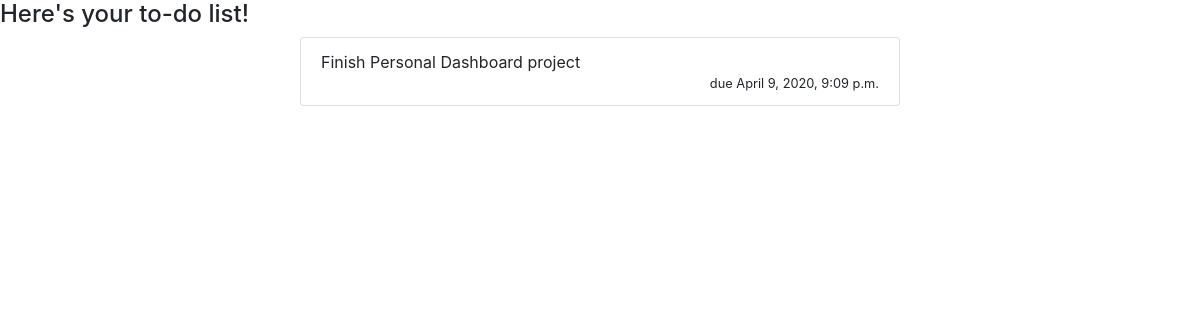
Before: / with the older database file.
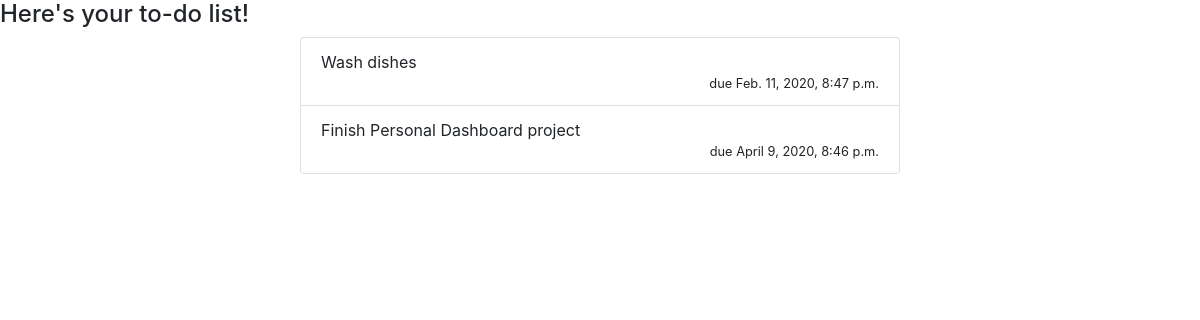
After: the same page with the newer database file.
### todo/models.py (models this page shows, shortened)
class ToDoItem(models.Model):
    title = models.CharField(max_length=100)
    description = models.CharField(max_length=600, blank=True, default="")
    duedate = models.DateTimeField()
    location = models.CharField(max_length=50, blank=True)
    completed = models.BooleanField(default=False)

### todo/views.py (the view)
# urls.py: path('', views.ToDoListView.as_view(), name='todo_list'),
class ToDoListView(generic.ListView):
    template_name = 'todo/todo_list.html'
    context_object_name = 'todo_list'
    def get_queryset(self):
        return ToDoItem.objects.order_by('duedate')

### todo/templates/todo/todo_list.html (shortened to what this page needs)
<!doctype html>
<head>
  <link rel="stylesheet" href="https://maxcdn.bootstrapcdn.com/bootstrap/4.0.0/css/bootstrap.min.css">
</head>
<body>
  <div>
    <h4>Here's your to-do list!</h4>
  </div>
  <div class="d-flex justify-content-center">
    <table>
      {% if todo_list %}
      <ul class="w-50 list-group">
        {% for todo_item in todo_list %}
          <li class = "list-group-item">{{todo_item.title}}
            <div class="d-flex justify-content-end">
              <small>due {{todo_item.duedate}}</small>
            </div>
          </li>
        {% endfor %}
      </ul>
      {% else %}
        <p>You have no to-do items!</p>
      {% endif %}
    </table>
  </div>
</body>

Changed rows visible on the page:
added ToDoItem: title "Wash dishes", duedate "Feb. 11, 2020, 8:47 p.m."
changed ToDoItem "Finish Personal Dashboard project": duedate "April 9, 2020, 9:09 p.m." → "April 9, 2020, 8:46 p.m."
